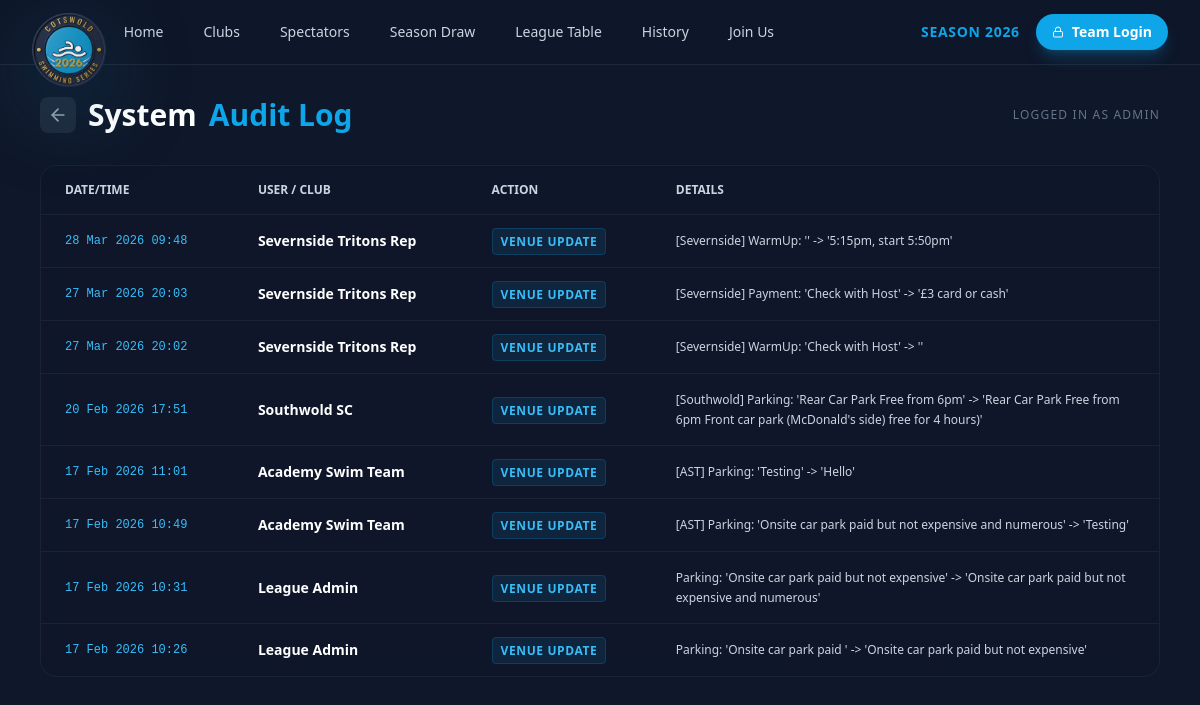
The page /audit_log.php (signed in) on the database its author committed.
### tables this page shows
CREATE TABLE `audit_log` (
  `id` int(11) NOT NULL AUTO_INCREMENT,
  `club_name` varchar(100) NOT NULL,
  `action` varchar(255) NOT NULL,
  `change_details` text NOT NULL,
  `timestamp` datetime DEFAULT current_timestamp(),
  PRIMARY KEY (`id`)
);

### db.php (called while the page is built, shortened)
<?php
function cotswold_config_value(string $key, string $default = ''): string
{
    return $default;
}
$servername = cotswold_config_value('COTSWOLD_DB_HOST', 'localhost');
$username = cotswold_config_value('COTSWOLD_DB_USER', 'root');
$password = cotswold_config_value('COTSWOLD_DB_PASS', '');
$dbname = cotswold_config_value('COTSWOLD_DB_NAME', 'cotswold_league');
try {
    $conn = new mysqli($servername, $username, $password, $dbname);
} catch (mysqli_sql_exception $e) {
    error_log('Database connection failed: ' . $e->getMessage());
    http_response_code(503);
    die('Service temporarily unavailable.');
}
$conn->query("CREATE TABLE IF NOT EXISTS global_settings (
    setting_key VARCHAR(50) PRIMARY KEY,
    setting_value VARCHAR(255) NOT NULL
) ENGINE=InnoDB DEFAULT CHARSET=utf8mb4");
$conn->query("INSERT IGNORE INTO global_settings (setting_key, setting_value) VALUES ('current_season_year', '2026')");
$season_query = $conn->query("SELECT setting_value FROM global_settings WHERE setting_key = 'current_season_year'");
if ($season_query && $row = $season_query->fetch_assoc()) {
    $current_season_year = (int)$row['setting_value'];
} else {
    $current_season_year = 2026;
}
?>

### audit_log.php (the view, shortened to what this page needs)
<?php
include 'db.php';
$logs = [];
$sql = "SELECT * FROM audit_log ORDER BY timestamp DESC";
$result = $conn->query($sql);
if ($result && $result->num_rows > 0) {
    while($row = $result->fetch_assoc()) {
        $logs[] = $row;
    }
}
?>
<!DOCTYPE html>
<html lang="en">
<head>
    <script src="https://cdn.tailwindcss.com"></script>
</head>
<body class="text-white font-sans min-h-screen flex flex-col">
    <?php include 'nav.php'; ?>
    <div class="max-w-6xl mx-auto w-full px-4 py-8 flex-grow">
        <div class="flex items-center justify-between mb-8">
            <h1 class="text-3xl font-bold flex items-center gap-3">
                <a href="admin.php" class="p-2 bg-slate-800 rounded-lg hover:bg-slate-700 transition-colors">
                    <i data-lucide="arrow-left" class="w-5 h-5 text-slate-400"></i>
                </a>
                System <span class="text-sky-500">Audit Log</span>
            </h1>
            <div class="text-end">
                 <p class="text-xs text-slate-500 uppercase tracking-widest">Logged in as Admin</p>
            </div>
        </div>
        <div class="glass-panel rounded-2xl overflow-hidden border border-white/5">
            <div class="overflow-x-auto">
                <table class="w-full text-left text-sm text-slate-400">
                    <thead class="bg-slate-900/50 text-xs uppercase text-slate-300 font-bold border-b border-white/5">
                        <tr>
                            <th class="px-6 py-4">Date/Time</th>
                            <th class="px-6 py-4">User / Club</th>
                            <th class="px-6 py-4">Action</th>
                            <th class="px-6 py-4">Details</th>
                        </tr>
                    </thead>
                    <tbody class="divide-y divide-white/5">
                        <?php if (empty($logs)): ?>
                            <tr>
                                <td colspan="4" class="px-6 py-8 text-center text-slate-500">No activity recorded yet.</td>
                            </tr>
                        <?php else: ?>
                            <?php foreach ($logs as $log): ?>
                                <tr class="hover:bg-white/5 transition-colors">
                                    <td class="px-6 py-4 whitespace-nowrap font-mono text-xs text-sky-400">
                                        <?php echo date('d M Y H:i', strtotime($log['timestamp'])); ?>
                                    </td>
                                    <td class="px-6 py-4 font-bold text-white">
                                        <?php echo htmlspecialchars($log['club_name']); ?>
                                    </td>
                                    <td class="px-6 py-4">
                                        <span class="bg-sky-500/10 text-sky-400 px-2 py-1 rounded text-xs font-bold uppercase tracking-wider border border-sky-500/20">
                                            <?php echo htmlspecialchars($log['action']); ?>
                                        </span>
                                    </td>
                                    <td class="px-6 py-4 text-slate-300 text-xs leading-relaxed max-w-md">
                                        <?php echo htmlspecialchars($log['change_details']); ?>
                                    </td>
                                </tr>
                            <?php endforeach; ?>
                        <?php endif; ?>
                    </tbody>
                </table>
            </div>
        </div>
    </div>
</body>
</html>

### nav.php (shortened to what this page needs)
<?php
$currentScript = basename($_SERVER['SCRIPT_NAME'] ?? '');
$enableLogoFlair = $currentScript !== 'index.php';
$navSeasonYear = isset($current_season_year) ? (int)$current_season_year : 2026;
?>
<nav class="border-b border-slate-800 bg-slate-900/95 backdrop-blur-md sticky top-0 z-50 print:hidden">
    <div class="max-w-7xl mx-auto px-4 sm:px-6 lg:px-8">
        <div class="flex items-center justify-between h-16">
            <div class="flex items-center">
                <a href="index" class="league-logo-link<?php echo $enableLogoFlair ? ' league-logo-fx' : ''; ?>">
                    <img class="h-10 w-auto league-logo-img" src="images/league-logo.svg" alt="Cotswold League">
                </a>
                <div class="hidden md:block">
                    <div class="ml-10 flex items-baseline space-x-4">
                        <a href="index"
                            class="text-slate-300 hover:text-white px-3 py-2 rounded-md text-sm font-medium transition-colors">Home</a>
                        <a href="clubs"
                            class="text-slate-300 hover:text-white px-3 py-2 rounded-md text-sm font-medium transition-colors">Clubs</a>
                        <a href="spectators"
                            class="text-slate-300 hover:text-white px-3 py-2 rounded-md text-sm font-medium transition-colors">Spectators</a>
                        <a href="season-draw"
                            class="text-slate-300 hover:text-white px-3 py-2 rounded-md text-sm font-medium transition-colors">Season Draw</a>
                        <a href="table"
                            class="text-slate-300 hover:text-white px-3 py-2 rounded-md text-sm font-medium transition-colors">League
                            Table</a>
                        <a href="history"
                            class="text-slate-300 hover:text-white px-3 py-2 rounded-md text-sm font-medium transition-colors">History</a>
                        <a href="join"
                            class="text-slate-300 hover:text-white px-3 py-2 rounded-md text-sm font-medium transition-colors">Join
                            Us</a>
                    </div>
                </div>
            </div>
            <div class="flex items-center gap-4">
                <div class="hidden sm:block text-sky-500 font-bold text-sm tracking-wider uppercase">Season <?php echo $navSeasonYear; ?></div>
                <a href="admin"
                    class="hidden md:inline-flex items-center gap-2 rounded-full bg-sky-500 px-4 py-2 text-sm font-semibold text-white shadow-lg shadow-sky-500/25 transition-all hover:bg-sky-400 hover:shadow-sky-400/30 hover:-translate-y-0.5 focus:outline-none focus:ring-2 focus:ring-sky-300 focus:ring-offset-2 focus:ring-offset-slate-900">
                    <i data-lucide="lock" class="w-3 h-3"></i> Team Login
                </a>
            </div>
        </div>
    </div>
</nav>

### audit_log.php (style rules this page uses)
body { background-color: #0f172a; }
.glass-panel { background: rgba(15, 23, 42, 0.8); -webkit-backdrop-filter: blur(12px); backdrop-filter: blur(12px); border: 1px solid rgba(255, 255, 255, 0.05); }

### nav.php (style rules this page uses)
.league-logo-link { display: inline-flex; align-items: center; }
.league-logo-fx .league-logo-img { transform-origin: left center; transition: transform 550ms cubic-bezier(0.22, 1, 0.36, 1), filter 350ms ease; will-change: transform, filter; }
.league-logo-fx:not(.is-compact) .league-logo-img { transform: translateY(18px) scale(1.85); filter: drop-shadow(0 12px 24px rgba(14, 116, 144, 0.35)); }

### rows shown on the page
audit_log: timestamp "28 Mar 2026 09:48", club_name "Severnside Tritons Rep", action "VENUE UPDATE", change_details "[Severnside] WarmUp: '' -> '5:15pm, start 5:50pm'"
audit_log: timestamp "27 Mar 2026 20:03", club_name "Severnside Tritons Rep", action "VENUE UPDATE", change_details "[Severnside] Payment: 'Check with Host' -> '£3 card or cash'"
audit_log: timestamp "27 Mar 2026 20:02", club_name "Severnside Tritons Rep", action "VENUE UPDATE", change_details "[Severnside] WarmUp: 'Check with Host' -> ''"
audit_log: timestamp "20 Feb 2026 17:51", club_name "Southwold SC", action "VENUE UPDATE", change_details "[Southwold] Parking: 'Rear Car Park Free from 6pm' -> 'Rear Car Park Free from 6pm Front car park (McDonald's side) free for 4 hours)'"
audit_log: timestamp "17 Feb 2026 11:01", club_name "Academy Swim Team", action "VENUE UPDATE", change_details "[AST] Parking: 'Testing' -> 'Hello'"
audit_log: timestamp "17 Feb 2026 10:49", club_name "Academy Swim Team", action "VENUE UPDATE", change_details "[AST] Parking: 'Onsite car park paid but not expensive and numerous' -> 'Testing'"
audit_log: timestamp "17 Feb 2026 10:31", club_name "League Admin", action "VENUE UPDATE", change_details "Parking: 'Onsite car park paid but not expensive' -> 'Onsite car park paid but not expensive and numerous'"
audit_log: timestamp "17 Feb 2026 10:26", club_name "League Admin", action "VENUE UPDATE", change_details "Parking: 'Onsite car park paid ' -> 'Onsite car park paid but not expensive'"

### other values the page prints
$navSeasonYear "2026"
